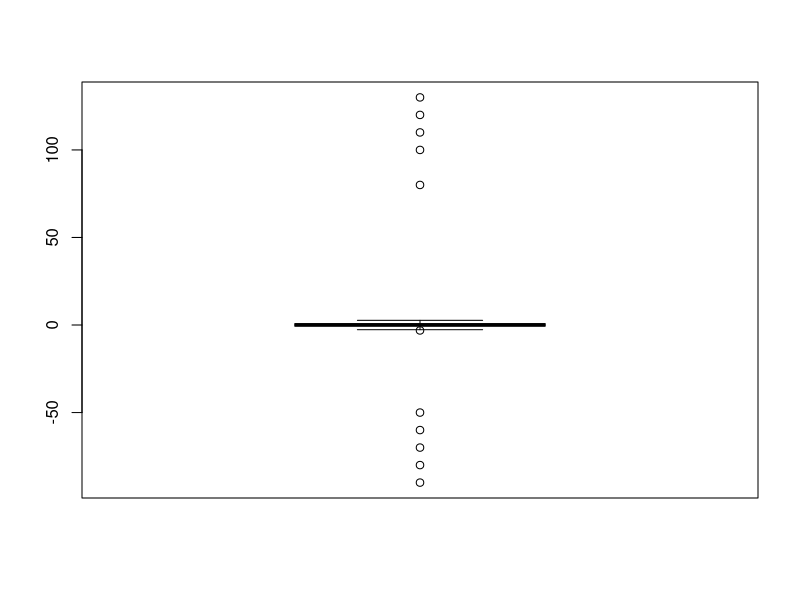
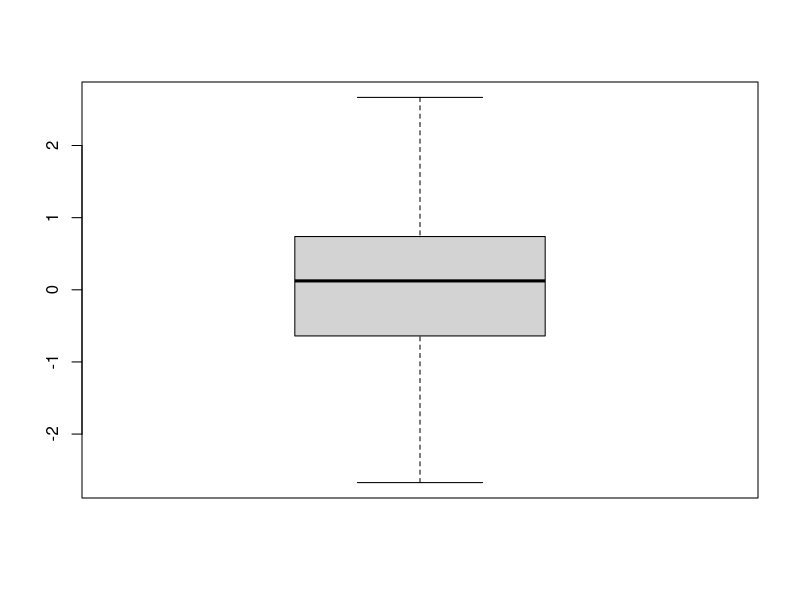

R code for these plots, in order:
# Create a dataset with 500 random values
data <- rnorm(500)
print(data)

# Add 10 random outliers to the data
data[1:10] <- c(100, -50, 80, -70, 120, -90, 110, -80, 130, -60)

# Create additional features
category <- sample(c("A", "B", "C", "D"), 500, replace = TRUE)
age <- sample(18:65, 500, replace = TRUE)

# Combine data and features into a data frame
df <- data.frame(data, category, age)

# Draw a boxplot to identify outliers
boxplot(df$data)

# Remove the outliers from the data using the boxplot.stats() function
df <- df[!df$data %in% boxplot.stats(df$data)$out, ]

# Draw a boxplot again to verify if outliers were removed
boxplot(df$data)

# Print the modified data frame
print(df)


